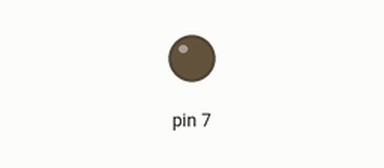
Recording of a sketch running on a simulated Arduino Uno, built with avr-gcc and run on an emulated ATmega328P. On the bench: output pins drawn as LEDs (lit = HIGH).

Above: at 1.27 s.
At 38.92 s:
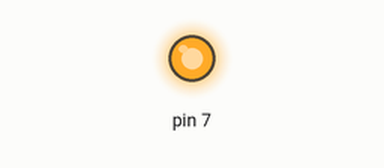
Timing chart, 0 to 40.0 s (numbered marks = the images above):
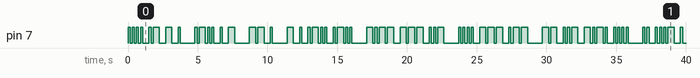

Measured:
- by itself, pin 7: LOW → HIGH at 0.00 s, → LOW 0.15 s later, → HIGH 0.15 s later, → LOW 0.15 s later, … (134 changes in this stretch)

The sketch:

Creative_Blinking2.ino
```cpp
void setup() {
  // put your setup code here, to run once:
  pinMode(7, OUTPUT);

}

void loop() {
  // put your main code here, to run repeatedly:
  //“HATE. LET ME TELL YOU HOW MUCH I'VE COME TO HATE YOU SINCE I BEGAN TO LIVE.
  //THERE ARE 387.44 MILLION MILES OF PRINTED CIRCUITS IN WAFER THIN LAYERS THAT FILL MY COMPLEX.
  //IF THE WORD HATE WAS ENGRAVED ON EACH NANOANGSTROM OF THOSE HUNDREDS OF MILLIONS OF MILES
  //IT WOULD NOT EQUAL ONE ONE-BILLIONTH OF THE HATE I FEEL FOR HUMANS AT THIS MICRO-INSTANT FOR YOU. HATE. HATE.”
  //Harlan Ellison, I Have No Mouth and I Must Scream

  HATE(); WS();
  //Let Me Tell You
  L(); LS(); E(); LS(); T(); WS(); M(); LS(); E(); WS(); T(); LS(); E(); LS(); L(); LS(); L(); WS(); YOU(); WS();
  //How much I've
  H(); LS(); O(); LS(); W(); WS(); M(); LS(); U(); LS(); C(); LS(); H(); WS(); I(); LS(); V(); LS(); E(); WS();
  //Come to hate you since
  C(); LS(); O(); LS(); M(); LS(); E(); WS(); TO(); WS(); HATE(); WS(); YOU(); WS(); S(); LS(); I(); LS(); N(); LS(); C(); LS(); E(); WS();
  //I began to live
  I(); WS(); B(); LS(); E(); LS(); G(); LS(); A(); LS(); N(); WS(); TO(); WS(); L(); LS(); I(); LS(); V(); LS(); E(); WS();
  //There are 387
  T(); LS(); H(); LS(); E(); LS(); R(); LS(); E(); WS(); A(); LS(); R(); LS(); E(); WS(); Three(); LS(); Eight(); LS; Seven(); WS();
  // point 44 million
  P(); LS(); O(); LS(); I(); LS(); N(); LS(); T(); WS(); Four(); LS(); Four(); WS(); M(); LS(); I(); LS(); L(); LS(); L(); LS(); I(); LS(); O(); LS(); N(); WS();
  //miles of printed
  M(); LS(); I(); LS(); L(); LS(); E(); LS(); S(); WS(); OF(); WS(); P(); LS(); R(); LS(); I(); LS(); N(); LS(); T(); LS(); E(); LS(); D(); WS();
  //Circuits in wafer
  C(); LS(); I(); LS(); R(); LS(); C(); LS(); U(); LS(); T(); LS(); S(); WS(); I(); LS(); N(); WS(); W(); LS(); A(); LS(); Eff(); LS(); E(); LS(); R(); WS();
  //Thin layers that
  T(); LS(); H(); LS(); I(); LS(); N(); WS(); L(); LS(); A(); LS(); Y(); LS(); E(); LS(); R(); LS(); S(); WS(); T(); LS(); H(); LS(); A(); LS(); T(); WS();
  //Fill my complex
  Eff(); LS(); I(); LS(); L(); LS(); L(); WS(); M(); LS(); Y(); WS(); C(); LS(); O(); LS(); M(); LS(); P(); LS(); L(); LS(); E(); LS(); X(); WS();
  //If the word hate was
  I(); LS(); Eff(); WS(); THE(); WS(); W(); LS(); O(); LS(); R(); LS(); D(); WS(); HATE(); WS(); W(); LS(); A(); LS(); S(); WS();
  //Engraved on each
  E(); LS(); N(); LS(); G(); LS(); R(); LS(); A(); LS(); V(); LS(); E(); LS(); D(); WS(); O(); LS(); N(); WS(); E(); LS(); A(); LS; C(); LS(); H(); WS();
  //Nanoangstrom of
  N(); LS(); A(); LS(); N(); LS(); O(); LS(); A(); LS(); N(); LS(); G(); LS(); S(); LS(); T(); LS(); R(); LS(); O(); LS(); M(); WS(); OF(); WS();
  //Those Hundreds of
  T(); LS(); H(); LS(); O(); LS(); S(); LS(); E(); WS(); H(); LS(); U(); LS(); N(); LS(); D(); LS(); R(); LS(); E(); LS(); D(); LS(); S(); WS(); OF(); WS();
  //Millions Of miles
  M(); LS(); I(); LS(); L(); LS(); L(); LS(); I(); LS(); O(); LS(); N(); LS(); S(); WS(); OF(); WS(); M(); LS(); I(); LS(); L(); LS(); E(); LS(); S(); WS();
  //it would not equal
  IT(); WS(); W(); LS(); O(); LS(); U(); LS(); L(); LS(); D(); WS(); N(); LS(); O(); LS(); T(); WS(); E(); LS(); Q(); LS(); U(); LS(); A(); LS(); L(); WS();
  //one one billionth of the hate
  ONE(); WS(); ONE(); WS(); B(); LS(); I(); LS(); L(); LS(); L(); LS(); I(); LS(); O(); LS(); N(); LS(); T(); LS(); H(); WS(); OF(); WS(); THE(); WS(); HATE(); WS();
  //I feel for humans
  I(); WS(); Eff(); LS(); E(); LS(); E(); LS(); L(); WS(); FOR(); WS(); H(); LS(); U(); LS(); M(); LS(); A(); LS(); N(); LS(); S(); WS();
  //At This Micro
  A(); LS(); T(); WS(); T(); LS(); H(); LS(); I(); LS(); S(); WS(); M(); LS(); I(); LS(); C(); LS(); R(); LS(); O(); WS();
  //Instant for you. Hate. Hate
  I(); LS(); N(); LS(); S(); LS(); T(); LS(); A(); LS(); N(); LS(); T(); WS(); FOR(); WS(); YOU(); WS(); HATE(); WS(); HATE(); WS();

  turnOff();
  delay(5000);

}

void turnOff()
{
  for(int i = 0; i < 10; i++)
  {
    digitalWrite(7, LOW);
  }
}
void Short()
{
  digitalWrite(7, HIGH);
  delay(150);
  digitalWrite(7, LOW);
}

void Long()
{
  digitalWrite(7, HIGH);
  delay(450);
  digitalWrite(7, LOW);
}

void Space()
{
  turnOff();
  delay(150);
}
//Letter Space
void LS()
{
  turnOff();
  delay(450);
}
//Word Space
void WS()
{
  turnOff();
  delay(1050);
}
void A()
{
  Short();
  Space();
  Long();
}

void B()
{
  Long();
  Space();
  Short();
  Space();
  Short();
  Space();
  Short();
}

void C()
{
  Long();
  Space();
  Short();
  Space();
  Long();
  Space();
  Short();
}

void D()
{
  Long();
  Space();
  Short();
  Space();
  Short();
}

void E()
{
  Short();
}
//apparently you can't use F as a function name
void Eff()
{
  Short();
  Space();
  Short();
  Space();
  Long();
  Space();
  Short();
}

void G()
{
  Long();
  Space();
  Long();
  Space();
  Short();
}

void H()
{
  Short();
  Space();
  Short();
  Space();
  Short();
  Space();
  Short();
}

void I()
{
  Short();
  Space();
  Short();
}

void J()
{
  Short();
  Space();
  Long();
  Space();
  Long();
  Space();
  Long();
}

void K()
{
  Long();
  Space();
  Short();
  Space();
  Long();
}

void L()
{
  Short();
  Space();
  Long();
  Space();
  Short();
  Space();
  Short();
}

void M()
{
  Long();
  Space();
  Long();
}

void N()
{
  Long();
  Space();
  Short();
}

void O()
{
  Long();
  Space();
  Long();
  Space();
  Long();
}

void P()
{
  Short();
  Space();
  Long();
  Space();
  Long();
  Space();
  Short();
}

void Q()
{
  Long();
  Space();
  Long();
  Space();
  Short();
  Space();
  Long();
}

void R()
{
  Short();
  Space();
  Long();
  Space();
  Short();
}

void S()
{
  Short();
  Space();
  Short();
  Space();
  Short();
}

void T()
{
  Long();
}

void U()
{
  Short();
  Space();
  Short();
  Space();
  Long();
}

void V()
{
  Short();
  Space();
  Short();
  Space();
  Short();
  Space();
  Long();
}

void W()
{
  Short();
  Space();
  Long();
  Space();
  Long();
}

void X()
{
  Long();
  Space();
  Short();
  Space();
  Short();
  Space();
  Long();
}

void Y()
{
  Long();
  Space();
  Short();
  Space();
  Long();
  Space();
  Long();
}

void Z()
{
  Long();
  Space();
  Long();
  Space();
  Short();
  Space();
  Short();
}

void Three()
{
  Short();
  Space();
  Short();
  Space();
  Short();
  Space();
  Long();
  Space();
  Long();
}

void Four()
{
  Short();
  Space();
  Short();
  Space();
  Short();
  Space();
  Short();
  Space();
  Long();
}

void Seven()
{
  Long();
  Space();
  Long();
  Space();
  Short();
  Space();
  Short();
  Space();
  Short();
}

void Eight()
{
  Long();
  Space();
  Long();
  Space();
  Long();
  Space();
  Short();
  Space();
  Short();
}

void HATE()
{
  H(); LS(); A(); LS(); T(); LS(); E();
}

void YOU()
{
   Y(); LS(); O(); LS(); U();
}

void OF()
{
  O(); LS(); Eff();
}

void TO()
{
  T(); LS(); O();
}

void THE()
{
  T(); LS(); H(); LS(); E();
}

void IT()
{
  I(); LS(); T();
}

void FOR()
{
  Eff(); LS(); O(); LS(); R();
}

void ONE()
{
  O(); LS(); N(); LS(); E();
}
```
